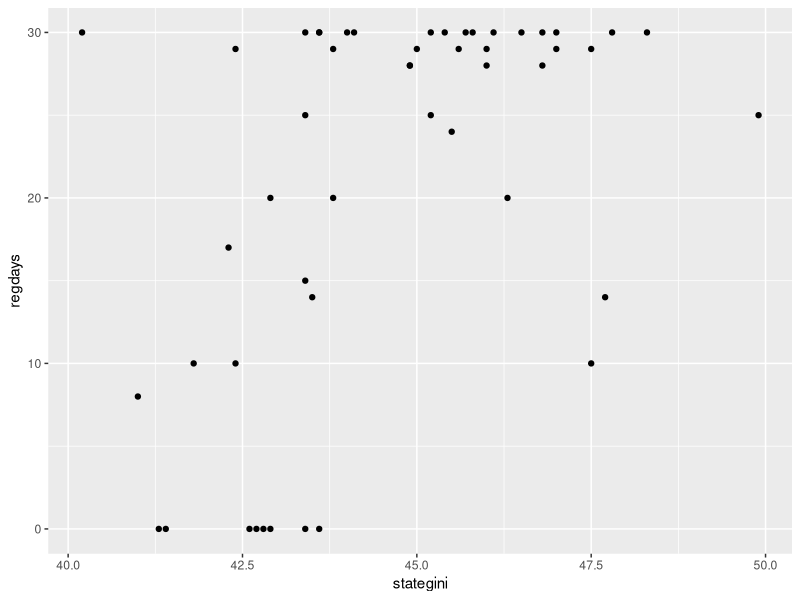

This figure's R source: (Note: this script raises an error after producing the figure.)
### Classical Linear Regression, Assumptions, and Violations

# Load packages, installing if necessary
if(require(ggplot2) == FALSE) {
    install.packages("ggplot2")
    require(ggplot2)
}

if(require(car) == FALSE) {
    install.packages("car")
    require(car)
} 

# Load data
states <- read.csv("statereg.csv")

# Do states with more income inequality have earlier registration deadlines?
qplot(y = regdays, x= stategini, data=states)

m1 <- lm(regdays ~ stategini + stdiversity + over64 + college + stincpc +
             south, data=states)

summary(m1)



### Diagnostics

residualPlots(m1)

# Okay, the residuals indicate that the linearity assumption is problematic,
# so we'll add a squared term.  Atheoretical, but let's see what we get.
m2 <- lm(regdays ~ stategini + I(stategini^2) + stdiversity + over64 + 
             college + stincpc + south, data=states) 

summary(m2)

residualPlots(m2) # Looks good, but what do these results mean?

fake.state <- data.frame(stategini = seq(40,50,.1),
                          stdiversity = mean(states$stdiversity),
                          over64 = mean(states$over64),
                          college = mean(states$college),
                          stincpc = mean(states$stincpc),
                          south = 0)
fake.state$regdays <- predict(m2, fake.state)

ggplot(fake.state, aes(stategini, regdays)) + geom_line() 

# Back to m1

# Nuisances
# Influence: outlying observations with leverage
influenceIndexPlot(m1, id.n=3, labels=states$state)

influencePlot(m1, id.n=3, labels=states$state)

m1a <- update(m1, subset = states$state != "Connecticut" & states$state != "WestVirginia")
compareCoefs(m1, m1a)

# Multicollinearity
vif(m1)
sqrt(vif(m1)) #confidence intervals increased by a factor of root VIF



